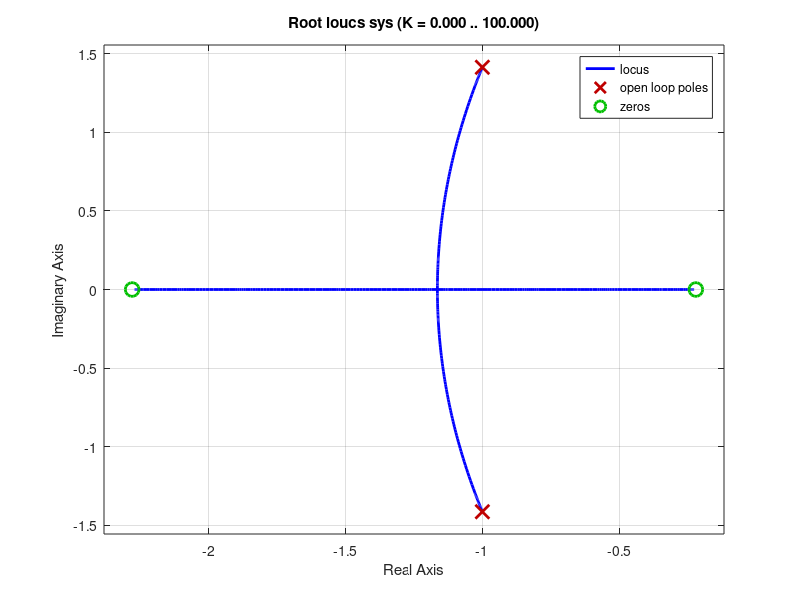

This chart was generated by the following MATLAB code: (Note: this script raises an error after producing the figure.)
%% Resources
% https://www.youtube.com/playlist?list=PLUMWjy5jgHK3-ca6GP6PL0AgcNGHqn33f (Brian Douglas Playlist on Root Locus)
% https://www.tutorialspoint.com/control_systems/control_systems_construction_root_locus.htm

% This script contains root locus and compensators
%% Basic Root Locus Plot
num = [2 5 1];
den = [1 2 3];
sys = tf(num, den)

rlocus(sys) % This function plots the root locus of the system
[r, k] = rlocus(sys) % This function extract the closed-loop poles and associated feedback gain values 

%% Closed-Loop Pole Locations for a Set of Feedback Gain Values
num1 = [0.5 0 -1];
den1 = [4 0 3  0 2];
sys1 = tf(num1, den1);

% considering a range of values for feedback gain K
k = (1:0.5:5); % a values between 1 and 5 with increments of 0.5
r = rlocus(sys1, k);
size(r) % there are 4 closed loop poles and 9 specific gain values (column)
% even trajectory of r-locus for specific gain values can be visualized
rlocus(sys1, k)
%% SISO Tool based visualization
num2 = [1 2];
den2 = [1 4 5 6 3];
sys2 = tf(num2, den2);
%% Worked out example (manual and then software generated plot)
p = [0, -1, -5];
gain = 1;
sys3 = zpk([], p, gain);

% open loop poles at 0, -1 and -5 and doesnt have any open loop zeros,
% hence P > Z. and since P = 3, no of root locus branches = 3
% centroid of asymptotes is at -2
% angle of asymptotes are 60, 180 and 300 degrees, because of which 2 root locus branches will meet jw axis
% By using the Routh array method and special case(ii), the root locus branches intersects the imaginary axis at -j√5  and +j√5
% Break away point on s = -0.473

rlocus(sys3)

%% Q1 - Ogata Example 6-3
a = [1 1 0];
b = [1 4 16];
c = conv(a, b);
r = roots(b);

num = [1 3];
den = [1 5 20 16 0];
sys = tf(num, den);
rlocus(sys)
% region of root locus needs to be -> -6<=x<=+6 and -6<=y<=+6
v = [-6 6 -6 6];
axis(v);
axis('square');
% With this command, the region of the plot is as specified and a line with slope 1 is at a true 45°,
% not skewed by the irregular shape of the screen

%% Q2 - Ogata Example 6-4
a = [0 1 0];
b = [0 1 0.5];
c = [1 0.6 10];
d = conv(a, b);
e = conv(d, c);
num = 1;
den = [1 1.1 10.3 5 0];
sys = tf(num, den);
rlocus(sys)

%% Plotting Q2 with user defined gain
num = 1;
den = [1 1.1 10.3 5 0];
K1 = 0:0.2:20;
K2 = 20:0.1:30;
K3 = 30:5:1000;
K = [K1 K2 K3];
r = rlocus(num,den,K);
plot(r, 'o')
v = [-4 4 -4 4]; axis(v)
grid
title('Root-Locus Plot of G(s) = K/[s(s + 0.5)(s^2 + 0.6s + 10)]')
xlabel('Real Axis')
ylabel('Imag Axis')

%% Q3 - Ogata Example 6-5
A = [0    1  0;
     0    0  1;
    -160 -56 -14];

B = [0 ; 1 ; -14];
C = [1 0 0];
D = 0;
sys = ss(A, B, C, D);
[num, den] = ss2tf(A, B, C, D);
r = roots(den); % 3 roots to den => 3 open loop poles => 3 root locus branches 
rlocus(sys)

%% Plotting Polar Grids in the Root-Locus Diagram (sgrid - command)
sgrid
v = [-3 3 -3 3];
axis(v);
axis('square')
title('Constant \zeta Lines and Constant \omega_n Circles')
xlabel('Real Axis')
ylabel('Imag Axis')

%% Example
num = [1];
den = [1 4 5 0];
K = 0:0.01:1000;
r = rlocus(num,den,K);
plot(r,'-'); v = [-3 1 -2 2]; axis(v); axis('square')
sgrid([0.5,0.707], [0.5,1,2])
grid
title('Root-Locus Plot with \zeta = 0.5 and 0.707 Lines and \omega_n = 0.5,1, and 2 Circles')
xlabel('Real Axis'); ylabel('Imag Axis')
gtext('\omega_n = 2')
gtext('\omega_n = 1')
gtext('\omega_n = 0.5')
% Place 'x' mark at each of 3 open-loop poles.
gtext('x')
gtext('x')
gtext('x')

%% Q3 - Ogata matlab program 6-7 
num = [1 2 4];
den = conv(conv([1 4 0], [1 6]), [1 1.4 1]);
rlocus(num, den)
% this system is stable only for limited ranges of the value of K—that is, 0<K<12 and 73<K<154. 
% The system becomes unstable for 12<K<73 and 154<K. Such a system is Conditionally stable.
% Addition of proper compensation system will eliminate conditional stability.

%% Non-minimum phase system - Ogata Matlab program 6-8
% If all the poles and zeros of a system lie in the lefthalf s plane, then the system is called minimum phase. 
% If a system has at least one pole or zero in the right-half s plane, then the system is called nonminimum phase
num = [-0.5 1];
den = [1 1 0];
k1 = 0:0.01:30;
k2 = 30:1:100;
k3 = 100:5:500;
K = [k1 k2 k3];
rlocus(num,den,K)
v = [-2 6 -4 4]; axis(v); axis('square')
grid
title('Root-Locus Plot of G(s) = K(1 - 0.5s)/[s(s + 1)]')
% Place 'x' mark at each of 2 open-loop poles.
% Place 'o' mark at open-loop zero.
gtext('x')
gtext('x')
gtext('o')

%% Q4 - Example 6-6 (Lead Compensator)
num = 10;
denc = [1 1 10]; % denominator of closed loop TF -> wn = 10^(0.5) = 3.16 rads/s
% and zeta = 0.1581 (obtained from standard form of 2nd order system).
% since zeta is small, system will have large overshoot
deno = [1 1 0]; % denominator of open loop TF -> poles at origin and -1
sys_open = tf(num, deno);
r = roots(denc)
rlocus(num, deno) % remember root locus is drawn for open loop system

% Goal is design a lead compensator to ensure zeta = 0.5 and wn = 3 rads/s
zeta = 0.5; % desired damping ratio
wn = 3; % desired undamped natural frequency
% now the new system becomes
denn = [1 2*zeta*wn wn*wn];
rd = roots(denn) % poles of the desired TF -> dominant poles at -1.5 +- 2.59811

% Designing steps: (Follow Ogata book - method 1 and 2)
% Find the sum of the angles at the desired location of one of the dominant closed-loop poles with the 
% open-loop poles and zeros of the original system, and determine the necessary angle to be added so that
% the total sum of the angles is equal to odd multiple of 180 degrees. The lead compensator must contribute this
% angle. (If the angle to be compensated is quite large, then two or more lead networks may be needed rather than
% a single one.)
% In this case the deficit angle is 40.894 degrees.

% Following Method 1: Zero at -1.9432 and pole at -4.6458 (lead compensator)
% alpha = 1.9432/4.6458 = 0.418, Kc = 1.2287 (obtained from magnitude condition)
Kc = 1.2287;
num_comp = [1 1.9432];
den_comp = [1 4.6458];
sys_comp = tf(Kc*num_comp, den_comp);
sys_compensated = sys_comp*sys_open;
rlocus(sys_compensated)
Kv = 5.139; % static velocity constant (higher values is desired as it produces less Ess - steady state error)

% Following Method 2: Placing zero at -1 so that it cancels out open loop pole at -1 
% in that case, pole of compensator must be located at -3.
Kc = 0.9;
num_comp = [1 1];
den_comp = [1 3];
sys_comp = tf(Kc*num_comp, den_comp);
sys_compensated = sys_comp*sys_open;
rlocus(sys_compensated)
Kc = 3; % lesser compared to Method 1.

%% Comparison of step response of compensated and uncompensated system (Ogata Matlab Program 6-9)
% Compensator designed with method 1:
num1 = [12.287 23.876];
den1 = [1 5.646 16.933 23.876];
% Compensator designed with method 2:
num2 = 9;
den2 = [1 3 9];
% Uncompensated system
num = 10;
den = [1 1 10];
t = 0:0.05:5;
c1 = step(num1,den1,t);
c2 = step(num2,den2,t);
c = step(num,den,t);
plot(t,c1,'-',t,c2,'.',t,c,'x')
grid
title('Unit-Step Responses of Compensated Systems and Uncompensated System')
xlabel('t Sec')
ylabel('Outputs c1, c2, and c')
text(1.51,1.48,'Compensated System (Method 1)')
text(0.9,0.48,'Compensated System (Method 2)')
text(2.51,0.67,'Uncompensated System')

%% Comparison of ramp response of compensated and uncompensated system (Ogata Matlab Program 6-9)
num1 = [12.287 23.876];
den1 = [1 5.646 16.933 23.876 0];
num2 = 9;
den2 = [1 3 9 0];
t = 0:0.05:5;
c1 = step(num1,den1,t);
c2 = step(num2,den2,t);
plot(t,c1,'-',t,c2,'.',t,t,'-')
grid
title('Unit-Ramp Responses of Compensated Systems')
xlabel('t Sec')
ylabel('Unit-Ramp Input and Outputs c1 and c2')
text(2.55,3.8,'Input')
text(0.55,2.8,'Compensated System (Method 1)')
text(2.35,1.75,'Compensated System (Method 2)')





